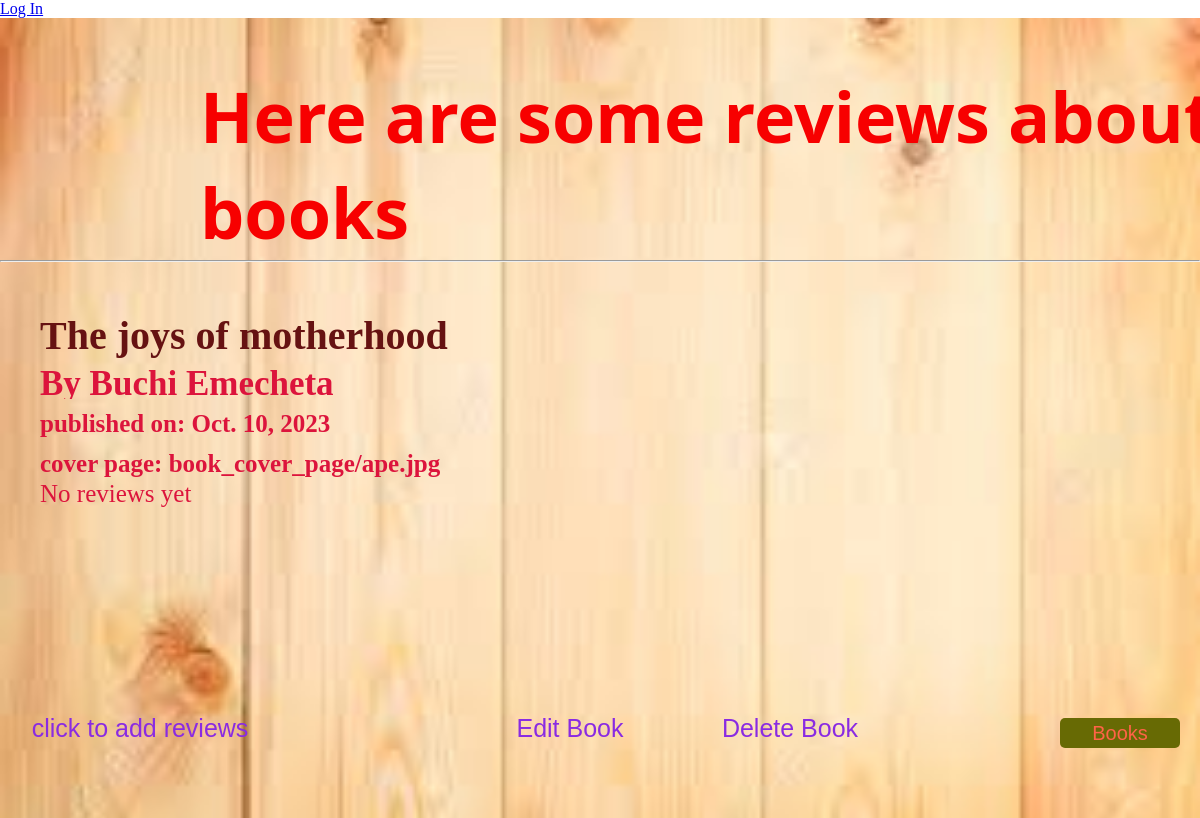
/book_detail/35/, run on the app's committed database.
### book/models.py (models this page shows, shortened)
class Book(models.Model):
    title = models.CharField(max_length=150)
    author_name = models.CharField(max_length=200, blank=True, null=True)
    publication_date = models.DateField()
    cover_page = models.ImageField(upload_to="book_cover_page/", blank=True, null=True)

### book/views.py (the view)
# urls.py: path("book_detail/<int:book_id>/", views.book_detail, name="book_detail"),
def book_detail(request, book_id):
    book = get_object_or_404(Book, pk=book_id)
    reviews = Review.objects.filter(book=book)
    form = ReviewForm()
    context = {
        "book":book,
        "reviews":reviews,
        "form":form
    }
    return render(request,"books/book_detail.html", context)

### templates/books/book_detail.html (shortened to what this page needs)
{% extends "partials/base.html" %}
{% load static %}
{% block body %}
<div class= "holder">
    <h1>Here are some reviews about our books</h1>
    <hr>
    <h2>{{ book.title }}</h2>
    <h3>By {{ book.author_name }}</h3>
    <h4>published on: {{ book.publication_date}}</h4>
    <h4>cover page: {{ book.cover_page }}</h4>
    {% if reviews %}
    {% for review in reviews %}
    <div>
        <h3>{{ review.reviewer_name }}</h3>
        <p>{{ review.comment }}</p>
    </div>
    {% endfor %}
    {% else %}
    <p>No reviews yet</p>
    {% endif %}
    <button class="edit"><a href="{% url 'book:book_form_update' book.id %}">Edit Book</a></button>
    <button class="delete"><a href="{% url 'book:confirm_delete' book.id %}">Delete Book</a></button>
    <button class="click"><a href="{% url 'book:books' %}">Books</a></button>
    <button class="link"><a href="{% url 'book:django_form' book.id %}">click to add reviews</a></button>
    </div>
{% endblock body %}

### static/css/styles.css (style rules this page uses)
* { margin: 0; padding: 0; box-sizing: border-box; overflow: hidden; }
.holder { background-image: url(../image/wood.jpg); background-position: center; background-repeat: no-repeat; background-size: cover; width: 100%; height: 100vh; }
.holder h1 { font-size: 70px; margin-left: 200px; margin-top: 50px; }
.holder h2 { font-size: 40px; margin-left: 40px; margin-top: 50px; color: rgb(102, 18, 18) }
.holder h3 { margin-top: 10px; font-size: 35px; line-height: 30px; color: crimson; margin-left: 40px; }
.holder h4 { margin-top: 10px; font-size: 25px; line-height: 30px; color: crimson; margin-left: 40px; }
.holder p { font-size: 25px; line-height: 30px; color: crimson; margin-left: 40px; }
.link { position: absolute; width: 280px; height: 40px; background-color: antiquewhite; font-size: 25px; font-family: 'Franklin Gothic Medium', 'Arial Narrow', Arial, sans-serif; left: px; bottom: 70px; background-color: transparent; }
.link a { text-decoration: none; color: blueviolet; }
.edit { position: absolute; width: 140px; height: 40px; background-color: antiquewhite; border: none; font-size: 25px; font-family: 'Franklin Gothic Medium', 'Arial Narrow', Arial, sans-serif; left: 500px; bottom: 70px; background-color: transparent; }
.edit a { text-decoration: none; color: blueviolet; }
.delete { position: absolute; width: 180px; height: 40px; background-color: antiquewhite; border: none; font-size: 25px; font-family: 'Franklin Gothic Medium', 'Arial Narrow', Arial, sans-serif; left: 700px; bottom: 70px; background-color: transparent; }
.delete a { text-decoration: none; color: blueviolet; }
button { background-color: black; height: 100vh; margin: 0; font-family: 'Lucida Sans', 'Lucida Sans Regular', 'Lucida Grande', 'Lucida Sans Unicode', Geneva, Verdana, sans-serif; }
.click { position: absolute; width: 120px; height: 30px; background-color: rgb(103, 106, 4); border: none; right: 20px; bottom: 70px; font-size: 20px; border-radius: 5px; }
.click a { text-decoration: none; color: tomato; }
button { height: 30px; width: 70px; cursor: pointer; font-size: 17px; border: none; background-color: transparent; }
h1 { font-family: 'Segoe UI', Tahoma, Geneva, Verdana, sans-serif; font-weight: bold; width: 100%; font-size: 700; color: rgb(247, 0, 0); }

### data on the page
Book: title "The joys of motherhood", author_name "Buchi Emecheta", publication_date "Oct. 10, 2023", cover_page "book_cover_page/ape.jpg"
